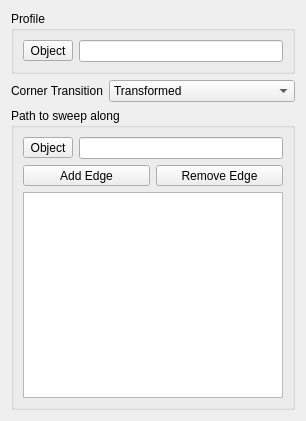
<?xml version="1.0" encoding="UTF-8"?>
<ui version="4.0">
 <class>PartDesignGui::TaskPipeParameters</class>
 <widget class="QWidget" name="PartDesignGui::TaskPipeParameters">
  <property name="geometry">
   <rect>
    <x>0</x>
    <y>0</y>
    <width>306</width>
    <height>421</height>
   </rect>
  </property>
  <property name="windowTitle">
   <string>Form</string>
  </property>
  <layout class="QVBoxLayout" name="verticalLayout_2">
   <item>
    <widget class="QGroupBox" name="groupprofile">
     <property name="title">
      <string>Profile</string>
     </property>
     <layout class="QVBoxLayout">
      <item>
       <layout class="QHBoxLayout">
        <item>
         <widget class="QToolButton" name="buttonProfileBase">
          <property name="text">
           <string>Object</string>
          </property>
          <property name="checkable">
           <bool>true</bool>
          </property>
         </widget>
        </item>
        <item>
         <widget class="QLineEdit" name="profileBaseEdit"/>
        </item>
       </layout>
      </item>
     </layout>
    </widget>
   </item>
   <item>
    <layout class="QFormLayout" name="formLayout">
     <property name="fieldGrowthPolicy">
      <enum>QFormLayout::ExpandingFieldsGrow</enum>
     </property>
     <item row="0" column="0">
      <widget class="QLabel" name="label_2">
       <property name="text">
        <string>Corner Transition</string>
       </property>
      </widget>
     </item>
     <item row="0" column="1">
      <widget class="QComboBox" name="comboBoxTransition">
       <property name="sizePolicy">
        <sizepolicy hsizetype="Expanding" vsizetype="Fixed">
         <horstretch>0</horstretch>
         <verstretch>0</verstretch>
        </sizepolicy>
       </property>
       <item>
        <property name="text">
         <string>Transformed</string>
        </property>
       </item>
       <item>
        <property name="text">
         <string>Right Corner</string>
        </property>
       </item>
       <item>
        <property name="text">
         <string>Round Corner</string>
        </property>
       </item>
      </widget>
     </item>
    </layout>
   </item>
   <item>
    <widget class="QGroupBox" name="groupBox">
     <property name="title">
      <string>Path to sweep along</string>
     </property>
     <layout class="QVBoxLayout" name="verticalLayout">
      <item>
       <layout class="QHBoxLayout" name="horizontalLayout">
        <item>
         <widget class="QToolButton" name="buttonSpineBase">
          <property name="text">
           <string>Object</string>
          </property>
          <property name="checkable">
           <bool>true</bool>
          </property>
         </widget>
        </item>
        <item>
         <widget class="QLineEdit" name="spineBaseEdit"/>
        </item>
       </layout>
      </item>
      <item>
       <layout class="QHBoxLayout" name="horizontalLayout_4">
        <item>
         <widget class="QToolButton" name="buttonRefAdd">
          <property name="enabled">
           <bool>true</bool>
          </property>
          <property name="sizePolicy">
           <sizepolicy hsizetype="Expanding" vsizetype="Fixed">
            <horstretch>0</horstretch>
            <verstretch>0</verstretch>
           </sizepolicy>
          </property>
          <property name="text">
           <string>Add Edge</string>
          </property>
          <property name="checkable">
           <bool>true</bool>
          </property>
          <property name="checked">
           <bool>false</bool>
          </property>
         </widget>
        </item>
        <item>
         <widget class="QToolButton" name="buttonRefRemove">
          <property name="sizePolicy">
           <sizepolicy hsizetype="Expanding" vsizetype="Fixed">
            <horstretch>0</horstretch>
            <verstretch>0</verstretch>
           </sizepolicy>
          </property>
          <property name="text">
           <string>Remove Edge</string>
          </property>
          <property name="checkable">
           <bool>true</bool>
          </property>
         </widget>
        </item>
       </layout>
      </item>
      <item>
       <widget class="QListWidget" name="listWidgetReferences"/>
      </item>
     </layout>
    </widget>
   </item>
  </layout>
 </widget>
 <resources/>
 <connections/>
</ui>
